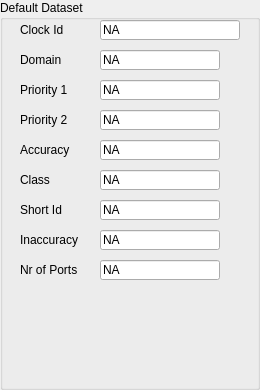
  <widget class="QGroupBox" name="PtpHcDefaultDsGroupBox">
   <property name="geometry">
    <rect>
     <x>20</x>
     <y>250</y>
     <width>260</width>
     <height>390</height>
    </rect>
   </property>
   <property name="title">
    <string>Default Dataset</string>
   </property>
   <widget class="QLabel" name="PtpHcDefaultDsClockIdLabel">
    <property name="geometry">
     <rect>
      <x>20</x>
      <y>20</y>
      <width>80</width>
      <height>20</height>
     </rect>
    </property>
    <property name="text">
     <string>Clock Id</string>
    </property>
   </widget>
   <widget class="QLineEdit" name="PtpHcDefaultDsClockIdValue">
    <property name="enabled">
     <bool>true</bool>
    </property>
    <property name="geometry">
     <rect>
      <x>100</x>
      <y>20</y>
      <width>140</width>
      <height>20</height>
     </rect>
    </property>
    <property name="text">
     <string>NA</string>
    </property>
   </widget>
   <widget class="QLabel" name="PtpHcDefaultDsDomainLabel">
    <property name="geometry">
     <rect>
      <x>20</x>
      <y>50</y>
      <width>80</width>
      <height>20</height>
     </rect>
    </property>
    <property name="text">
     <string>Domain</string>
    </property>
   </widget>
   <widget class="QLineEdit" name="PtpHcDefaultDsDomainValue">
    <property name="enabled">
     <bool>true</bool>
    </property>
    <property name="geometry">
     <rect>
      <x>100</x>
      <y>50</y>
      <width>120</width>
      <height>20</height>
     </rect>
    </property>
    <property name="text">
     <string>NA</string>
    </property>
   </widget>
   <widget class="QLineEdit" name="PtpHcDefaultDsPriority1Value">
    <property name="enabled">
     <bool>true</bool>
    </property>
    <property name="geometry">
     <rect>
      <x>100</x>
      <y>80</y>
      <width>120</width>
      <height>20</height>
     </rect>
    </property>
    <property name="text">
     <string>NA</string>
    </property>
   </widget>
   <widget class="QLabel" name="PtpHcDefaultDsPriority1Label">
    <property name="geometry">
     <rect>
      <x>20</x>
      <y>80</y>
      <width>80</width>
      <height>20</height>
     </rect>
    </property>
    <property name="text">
     <string>Priority 1</string>
    </property>
   </widget>
   <widget class="QLineEdit" name="PtpHcDefaultDsPriority2Value">
    <property name="enabled">
     <bool>true</bool>
    </property>
    <property name="geometry">
     <rect>
      <x>100</x>
      <y>110</y>
      <width>120</width>
      <height>20</height>
     </rect>
    </property>
    <property name="text">
     <string>NA</string>
    </property>
   </widget>
   <widget class="QLabel" name="PtpHcDefaultDsPriority2Label">
    <property name="geometry">
     <rect>
      <x>20</x>
      <y>110</y>
      <width>80</width>
      <height>20</height>
     </rect>
    </property>
    <property name="text">
     <string>Priority 2</string>
    </property>
   </widget>
   <widget class="QLineEdit" name="PtpHcDefaultDsAccuracyValue">
    <property name="enabled">
     <bool>true</bool>
    </property>
    <property name="geometry">
     <rect>
      <x>100</x>
      <y>140</y>
      <width>120</width>
      <height>20</height>
     </rect>
    </property>
    <property name="text">
     <string>NA</string>
    </property>
   </widget>
   <widget class="QLabel" name="PtpHcDefaultDsAccuracyLabel">
    <property name="geometry">
     <rect>
      <x>20</x>
      <y>140</y>
      <width>80</width>
      <height>20</height>
     </rect>
    </property>
    <property name="text">
     <string>Accuracy</string>
    </property>
   </widget>
   <widget class="QLineEdit" name="PtpHcDefaultDsClassValue">
    <property name="enabled">
     <bool>true</bool>
    </property>
    <property name="geometry">
     <rect>
      <x>100</x>
      <y>170</y>
      <width>120</width>
      <height>20</height>
     </rect>
    </property>
    <property name="text">
     <string>NA</string>
    </property>
   </widget>
   <widget class="QLabel" name="PtpHcDefaultDsClassLabel">
    <property name="geometry">
     <rect>
      <x>20</x>
      <y>170</y>
      <width>80</width>
      <height>20</height>
     </rect>
    </property>
    <property name="text">
     <string>Class</string>
    </property>
   </widget>
   <widget class="QLabel" name="PtpHcDefaultDsShortIdLabel">
    <property name="geometry">
     <rect>
      <x>20</x>
      <y>200</y>
      <width>80</width>
      <height>20</height>
     </rect>
    </property>
    <property name="text">
     <string>Short Id</string>
    </property>
   </widget>
   <widget class="QLineEdit" name="PtpHcDefaultDsShortIdValue">
    <property name="enabled">
     <bool>true</bool>
    </property>
    <property name="geometry">
     <rect>
      <x>100</x>
      <y>200</y>
      <width>120</width>
      <height>20</height>
     </rect>
    </property>
    <property name="text">
     <string>NA</string>
    </property>
   </widget>
   <widget class="QLineEdit" name="PtpHcDefaultDsInaccuracyValue">
    <property name="enabled">
     <bool>true</bool>
    </property>
    <property name="geometry">
     <rect>
      <x>100</x>
      <y>230</y>
      <width>120</width>
      <height>20</height>
     </rect>
    </property>
    <property name="text">
     <string>NA</string>
    </property>
   </widget>
   <widget class="QLabel" name="PtpHcDefaultDsInaccuracyLabel">
    <property name="geometry">
     <rect>
      <x>20</x>
      <y>230</y>
      <width>80</width>
      <height>20</height>
     </rect>
    </property>
    <property name="text">
     <string>Inaccuracy</string>
    </property>
   </widget>
   <widget class="QLineEdit" name="PtpHcDefaultDsNrOfPortsValue">
    <property name="enabled">
     <bool>true</bool>
    </property>
    <property name="geometry">
     <rect>
      <x>100</x>
      <y>260</y>
      <width>120</width>
      <height>20</height>
     </rect>
    </property>
    <property name="text">
     <string>NA</string>
    </property>
    <property name="readOnly">
     <bool>true</bool>
    </property>
   </widget>
   <widget class="QLabel" name="PtpHcDefaultDsNrOfPortsLabel">
    <property name="geometry">
     <rect>
      <x>20</x>
      <y>260</y>
      <width>80</width>
      <height>20</height>
     </rect>
    </property>
    <property name="text">
     <string>Nr of Ports</string>
    </property>
   </widget>
  </widget>
